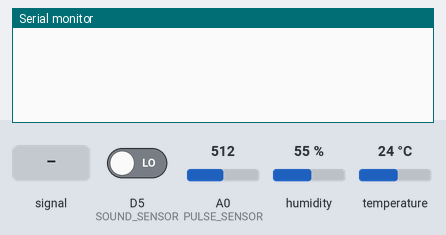
Simulated run of this sketch. Board: ESP8266 (NodeMCU). Parts: the last lines printed to the serial monitor. The inputs (shaded band) are chosen by the test bench; at power-on: humidity 55 %, A0 (PULSE_SENSOR) = 512, D5 (SOUND_SENSOR) LOW, temperature 24 °C. WiFi joins after 1.5 s; servers stay silent unless stated.

Above: at 3.0 s.
3.1 s: A0 (PULSE_SENSOR) fed a 200 Hz sine of ±81 counts around its level
At 5.3 s:
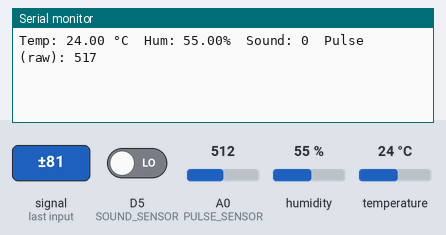
7.3 s: humidity set to 22 %
At 8.3 s:
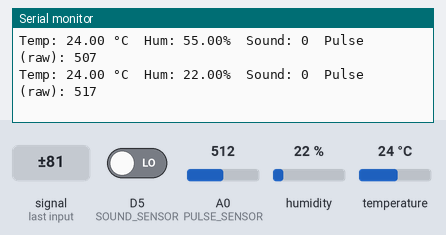
8.8 s: A0 (PULSE_SENSOR) set to 716
At 10.2 s:
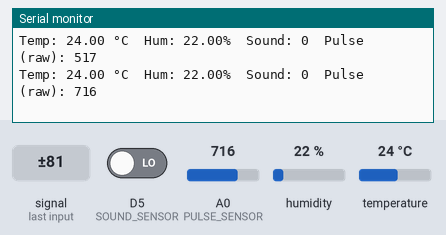
10.3 s: D5 (SOUND_SENSOR) driven HIGH
11.8 s: temperature set to 12 °C
At 12.6 s:
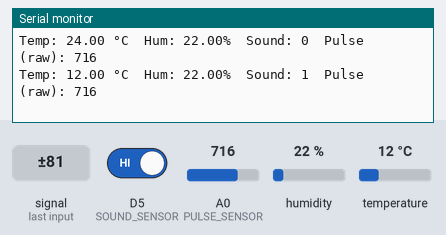
13.3 s: A0 (PULSE_SENSOR) fed a 1000 Hz sine of ±255 counts around its level
At 14.4 s:
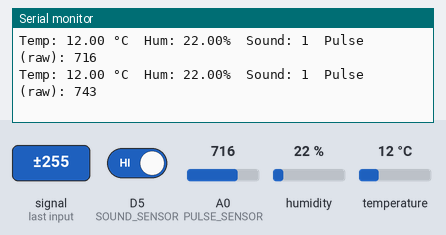
Timing chart, 0 to 15.8 s (numbered marks = the images above; inputs shaded):
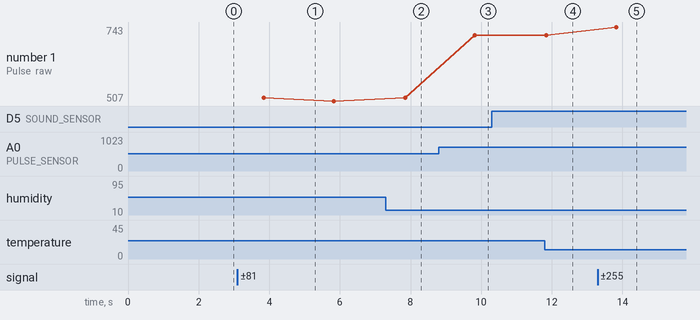

The sketch:

petactivitytracking.ino
```cpp
#define BLYNK_TEMPLATE_ID "TMPL3mlo089qK"
#define BLYNK_TEMPLATE_NAME "Quickstart Template"
#define BLYNK_AUTH_TOKEN "bpTFKOW-xzQJAoRSL9vJYaI9Qi6bJnHN"

#include <ESP8266WiFi.h>
#include <BlynkSimpleEsp8266.h>
#include <DHT.h>

char auth[] = BLYNK_AUTH_TOKEN;
char ssid[] = "vivo T2x 5G";
char pass[] = "kjgdacbzd";

#define DHTPIN D2
#define DHTTYPE DHT11
#define SOUND_SENSOR D5
#define PULSE_SENSOR A0

DHT dht(DHTPIN, DHTTYPE);
BlynkTimer timer;

int smoothPulseRead() {
  long sum = 0;
  for (int i = 0; i < 10; i++) {
    sum += analogRead(PULSE_SENSOR);
    delay(2);
  }
  return sum / 10; // average
}

void sendSensorData() {
  float h = dht.readHumidity();
  float t = dht.readTemperature();
  int soundValue = digitalRead(SOUND_SENSOR);
  int pulseValue = smoothPulseRead();

  if (isnan(h) || isnan(t)) {
    Serial.println("DHT11 reading failed!");
    return;
  }

  Serial.print("Temp: "); Serial.print(t);
  Serial.print(" °C  Hum: "); Serial.print(h);
  Serial.print("%  Sound: "); Serial.print(soundValue);
  Serial.print("  Pulse (raw): "); Serial.println(pulseValue);

  // Send to Blynk app
  Blynk.virtualWrite(V0, t);
  Blynk.virtualWrite(V1, h);
  Blynk.virtualWrite(V2, soundValue);
  Blynk.virtualWrite(V3, pulseValue);
}

void setup() {
  Serial.begin(115200);
  dht.begin();
  pinMode(SOUND_SENSOR, INPUT);
  Blynk.begin(auth, ssid, pass);
  timer.setInterval(2000L, sendSensorData);
}

void loop() {
  Blynk.run();
  timer.run();
}
```

Measured:
- after the input at 3.1 s, the serial monitor: prints a new line after 0.75 s (image 1)
- after the input at 7.3 s, the serial monitor: prints a new line after 0.55 s (image 2)
- after the input at 8.8 s, the serial monitor: prints a new line after 1.0 s (image 3)
- after the input at 11.8 s, the serial monitor: prints a new line after 0.05 s (image 4)
- after the input at 13.3 s, the serial monitor: prints a new line after 0.52 s (image 5)
- plotted number 1: 517 → 716 after the input at 8.8 s, 716 → 743 after the input at 13.3 s
